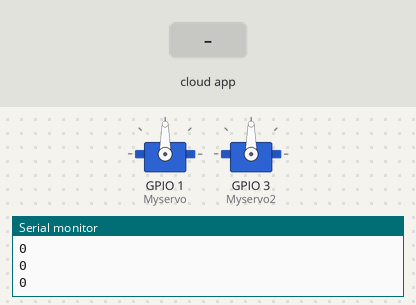
A sketch run on a simulated ESP8266 (NodeMCU). On the bench: 2 × servo, the last lines printed to the serial monitor. The inputs (shaded band) are chosen by the test bench. WiFi joins after 1.5 s; servers stay silent unless stated; the Firebase database answers and starts empty.

Above: at 4.7 s.
4.8 s: the phone or cloud app sets Gate to 1
At 5.46 s:
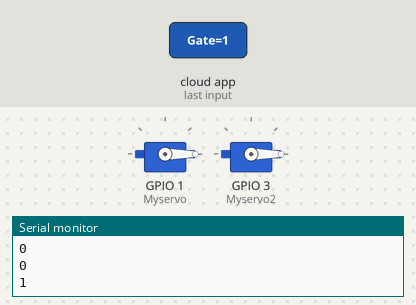
7.8 s: the phone or cloud app sets Gate to 0
9.3 s: the phone or cloud app sets Gate to 1
At 9.74 s:
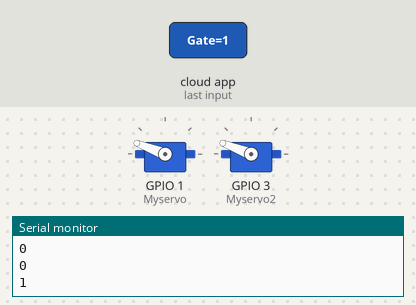
Timing chart, 0 to 70.8 s (numbered marks = the images above; inputs shaded):
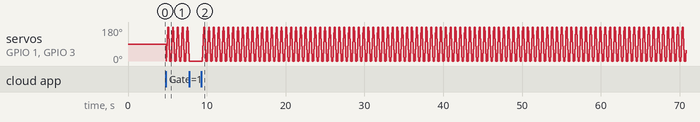

The sketch:

SERVO_TEST.ino
```cpp
#include<Servo.h>
#include <ESP8266WiFi.h>
#include <FirebaseESP8266.h>

#define WIFI_SSID "devanshi"
#define WIFI_PASSWORD "sahil123"
#define API_KEY "cn1x5S0lDCTkBJrzga1F7kB8PJxUpfBcSxGsbP1X"
#define DATABASE_URL "a-new-era-ded0c-default-rtdb.asia-southeast1.firebasedatabase.app"

FirebaseData SK;

Servo Myservo;
Servo Myservo2;
int pos=0;
bool gate;
void setup()
{

Serial.begin(115200);
  delay(2000);
  WiFi.begin(WIFI_SSID, WIFI_PASSWORD);
  Serial.print("Connecting to Wi-Fi");
  while (WiFi.status() != WL_CONNECTED)
  {
    Serial.print(".");
    delay(300);
  }
  Serial.println();
  Serial.print("Connected with IP: ");
  Serial.println(WiFi.localIP());
  Serial.println();

  Firebase.begin(DATABASE_URL, API_KEY);

Myservo.attach(1); //Tx
Myservo2.attach(3);//Rx
}

void loop()
{
 Serial.println(gate);
 if(gate==1){


for(;pos<=180;pos++){
Myservo.write(pos);
Myservo2.write(pos);
delay(1);
}
 delay(100);

for(pos=180;pos>=0;pos--){
Myservo.write(pos);
Myservo2.write(pos);
delay(1);
}
}

 if(Firebase.ready()){
  Firebase.getBool(SK,"/Gate",&gate);
 }
}
```

Measured:
- after the input at 7.8 s, servo on GPIO 1 (Myservo), servo on GPIO 3 (Myservo2): stops changing and stays 0°
